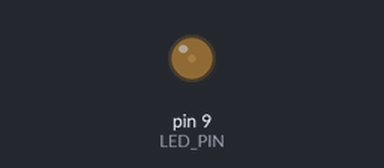
Simulated run of this sketch. Board: Arduino Uno, built with avr-gcc and run on an emulated ATmega328P. On the bench: output pins drawn as LEDs (lit = HIGH).

Above: at 0.05 s.
At 3.35 s:
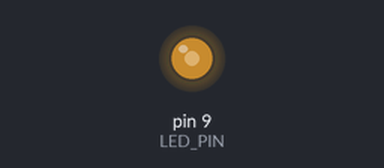
At 6.3 s:
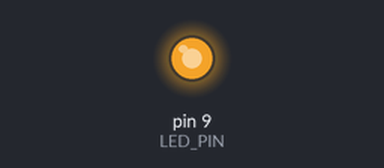
At 12.6 s:
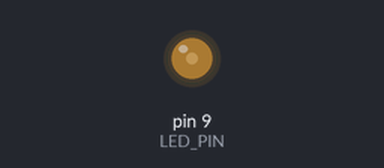
Timing chart, 0 to 18.3 s (numbered marks = the images above):
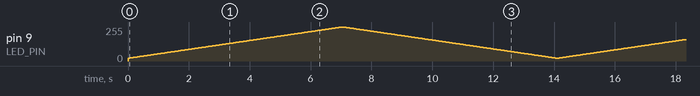

The sketch:

LED_fade.ino
```cpp
#define LED_PIN 9

void setup() {
  pinMode(LED_PIN, OUTPUT);
}

void loop() {
  int i;
  for (i = 21; i < 256; i++) {
    analogWrite(LED_PIN, i);
    delay(30);
  }
  for (i = 255; i > 20; i--){
    analogWrite(LED_PIN, i);
    delay(30);
  }
}
```
